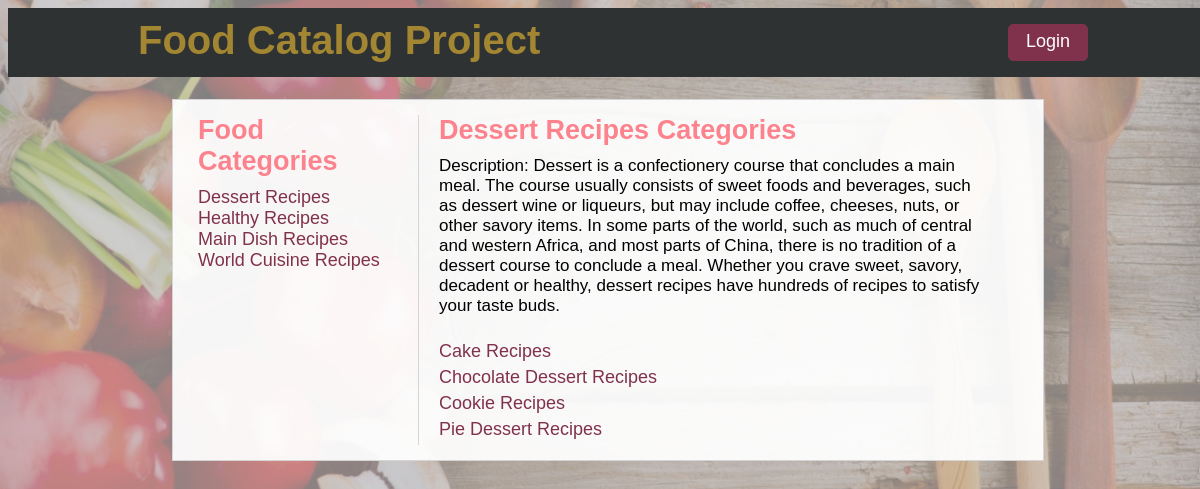
The page /categories/3/ on the database its author committed.
### database_setup_withusers.py (models this page shows, shortened)
class MainCategory(Base):
    __tablename__ = 'main_category'
    id = Column(Integer, primary_key=True)
    name = Column(String(250), nullable=False)
    description = Column(String(250))
    user_id = Column(Integer, ForeignKey('user.id'))
    user = relationship(User)

class SubCategory(Base):
    __tablename__ = 'sub_category'
    id = Column(Integer, primary_key=True)
    name = Column(String(80), nullable=False)
    description = Column(String(250))
    mainCategory_id = Column(Integer, ForeignKey('main_category.id'))
    category = relationship(MainCategory)
    user_id = Column(Integer, ForeignKey('user.id'))
    user = relationship(User)

### catalogProject.py (the view)
@app.route('/categories/<int:mainCategory_id>/')
def mainCategory(mainCategory_id):
    mainCategories = session.query(MainCategory).order_by(asc(MainCategory.name))
    mainCategory = session.query(MainCategory).filter_by(id=mainCategory_id).one()
    creator = getUserInfo(mainCategory.user_id)
    subCategories = session.query(SubCategory).filter_by(mainCategory_id=mainCategory_id).order_by(asc(SubCategory.name))
    if 'username' not in login_session:
        return render_template('public_mainCategory.html', mainCategories=mainCategories, mainCategory=mainCategory, mainCategory_id=mainCategory_id, subCategories=subCategories, creator=creator)
    else:
        return render_template('private_mainCategory.html', mainCategories=mainCategories, mainCategory=mainCategory, mainCategory_id=mainCategory_id, subCategories=subCategories, creator=creator)

### catalogProject.py (called while the page is built)
def getUserInfo(user_id):
    user = session.query(User).filter_by(id=user_id).one()
    return user

### templates/public_mainCategory.html
{% extends "main.html" %}
{% block content %}
    {% include "main-categories.html" %}
        <main class="sub-categories main-section">
            <h1 class="sub-header">{{mainCategory.name}} Recipes Categories</h1>
            <p class="descrip-p">Description: {{mainCategory.description}}</p>
            {% for i in subCategories %}
                <p>
                    <a href = '{{url_for('subCategory', mainCategory_id = mainCategory_id, subCategory_id = i.id)}}'>       {{i.name}} Recipes
                    </a>
                </p>
            {% endfor %}
        </main>
{% endblock %}

### templates/main-categories.html
<aside class="main-categories">
    <h1 class="sub-header">Food Categories</h1>
    {% for mc in mainCategories %}
        <div class='category-name'>
            <a href='{{url_for('mainCategory', mainCategory_id = mc.id)}}'>{{mc.name}} Recipes</a>
        </div>
    {% endfor %}
</aside>

### static/styles.css (style rules this page uses)
body { font-family: 'PT Sans Regular', sans-serif; width: 100%; background-image: url(/static/img/temp2.jpg); background-position: center; background-size: cover; background-repeat: no-repeat; }
h1 { margin-top: 0; }
p { margin: 5px 0; font-size: 17px; }
a { text-decoration: none !important; color: #80314c; font-size: 18px; }
.main-categories { width: 25%; float: left; padding: 0 10px; }
.main-section { width: 65%; float: left; padding: 0 0 0 20px; border-left: 1px solid #d5d5d5; }
.sub-header { color: #fc838e; margin-bottom: 10px; font-size: 27px; font-weight: bolder; }
.descrip-p { margin-bottom: 25px; }

### rows shown on the page
MainCategory: name "Dessert", description "Dessert is a confectionery course that concludes a main meal. The course usually consists of sweet foods and beverages, such as dessert wine or liqueurs, but may include coffee, cheeses, nuts, or other savory items. In some parts of the world, such as much of central and western Africa, and most parts of China, there is no tradition of a dessert course to conclude a meal. Whether you crave sweet, savory, decadent or healthy, dessert recipes have hundreds of recipes to satisfy your taste buds."
MainCategory: name "Healthy"
MainCategory: name "Main Dish"
MainCategory: name "World Cuisine"
SubCategory: name "Cake"
SubCategory: name "Chocolate Dessert"
SubCategory: name "Cookie"
SubCategory: name "Pie Dessert"
